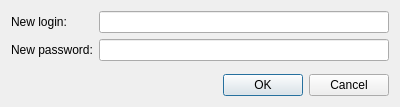
<?xml version="1.0" encoding="UTF-8"?>
<ui version="4.0">
 <class>ChangePasswordDialog</class>
 <widget class="QDialog" name="ChangePasswordDialog">
  <property name="geometry">
   <rect>
    <x>0</x>
    <y>0</y>
    <width>400</width>
    <height>107</height>
   </rect>
  </property>
  <property name="windowTitle">
   <string>Dialog</string>
  </property>
  <layout class="QVBoxLayout" name="verticalLayout">
   <item>
    <layout class="QFormLayout" name="formLayout">
     <item row="0" column="0">
      <widget class="QLabel" name="label">
       <property name="text">
        <string>New login:</string>
       </property>
      </widget>
     </item>
     <item row="0" column="1">
      <widget class="QLineEdit" name="lineEdit_login"/>
     </item>
     <item row="1" column="0">
      <widget class="QLabel" name="label_2">
       <property name="text">
        <string>New password:</string>
       </property>
      </widget>
     </item>
     <item row="1" column="1">
      <widget class="QLineEdit" name="lineEdit_password"/>
     </item>
    </layout>
   </item>
   <item>
    <widget class="QDialogButtonBox" name="buttonBox">
     <property name="orientation">
      <enum>Qt::Horizontal</enum>
     </property>
     <property name="standardButtons">
      <set>QDialogButtonBox::Cancel|QDialogButtonBox::Ok</set>
     </property>
    </widget>
   </item>
  </layout>
 </widget>
 <resources/>
 <connections>
  <connection>
   <sender>buttonBox</sender>
   <signal>accepted()</signal>
   <receiver>ChangePasswordDialog</receiver>
   <slot>accept()</slot>
   <hints>
    <hint type="sourcelabel">
     <x>248</x>
     <y>254</y>
    </hint>
    <hint type="destinationlabel">
     <x>157</x>
     <y>274</y>
    </hint>
   </hints>
  </connection>
  <connection>
   <sender>buttonBox</sender>
   <signal>rejected()</signal>
   <receiver>ChangePasswordDialog</receiver>
   <slot>reject()</slot>
   <hints>
    <hint type="sourcelabel">
     <x>316</x>
     <y>260</y>
    </hint>
    <hint type="destinationlabel">
     <x>286</x>
     <y>274</y>
    </hint>
   </hints>
  </connection>
 </connections>
</ui>
